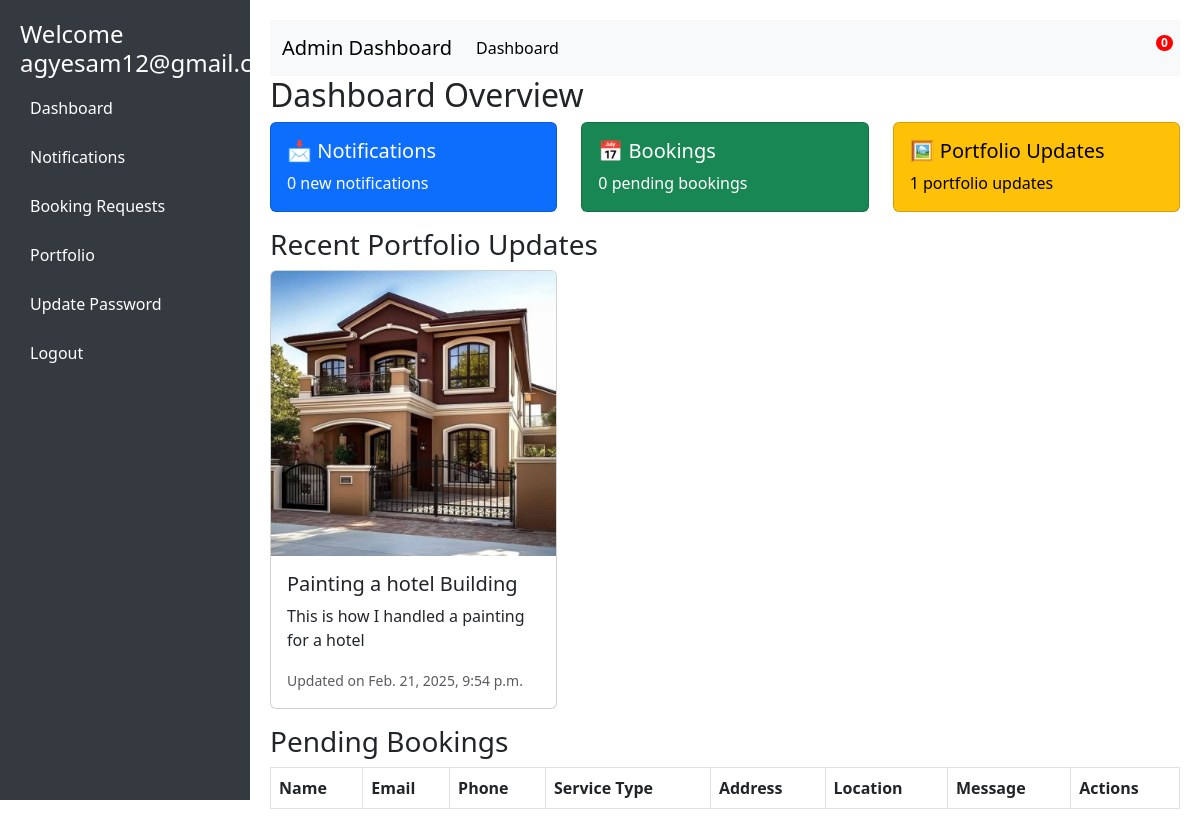
The app's page /admin_dashboard/ (signed in), older data.
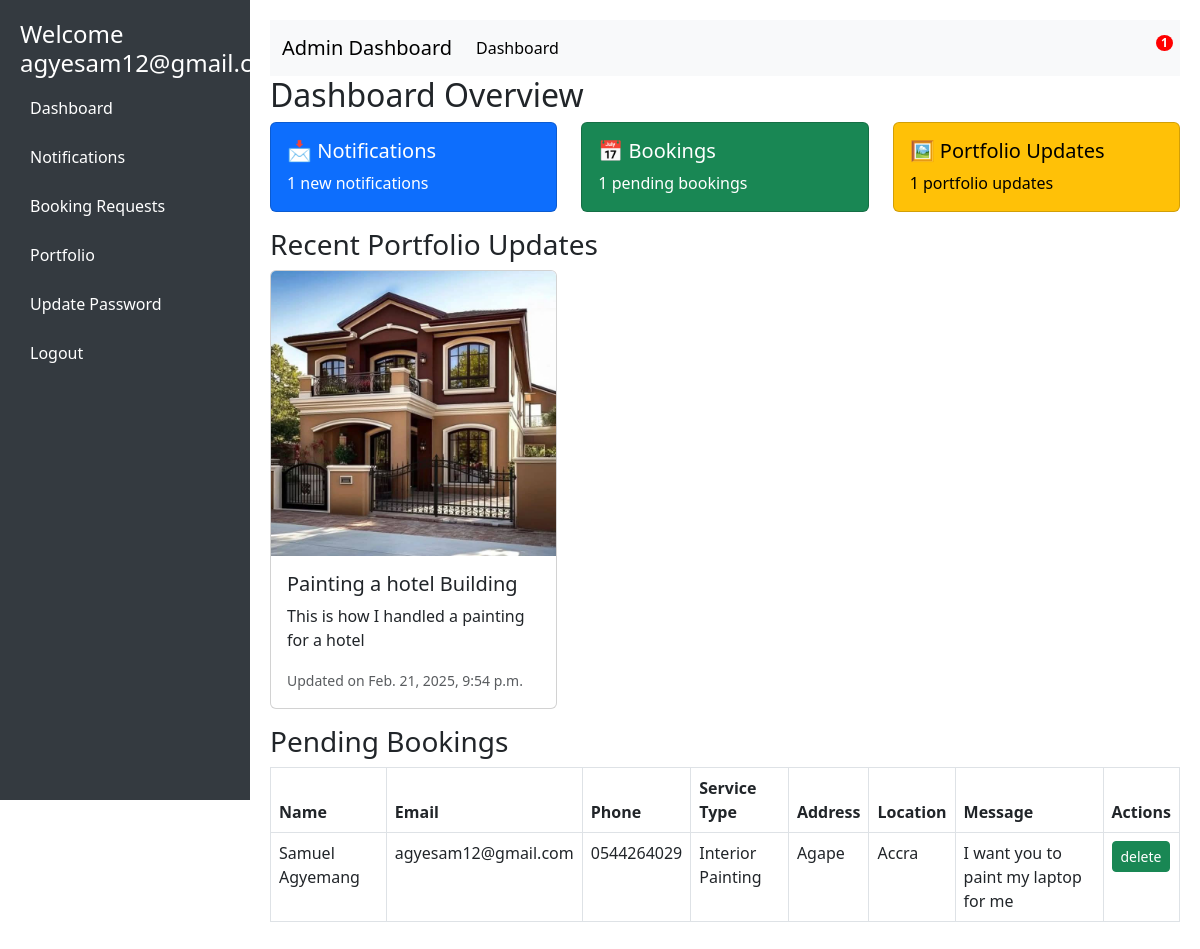
The same page, newer data.
### paint/models.py (models this page shows, shortened)
class User(AbstractUser):
    user_id = IntegerIDField(unique=True, editable=False, primary_key=True)
    full_name = models.CharField(max_length=60, null=True, blank=True)
    photo = ResizedImageField(size=[500, 500], default='media/user.jpg', upload_to='users/')
    phone_number = models.CharField(max_length=20, blank=False, null=True)
    address = models.CharField(max_length=255, blank=False, null=True)
    email = models.EmailField(blank=False, unique=True, null=True)
    is_user = models.BooleanField(default=False)
    is_worker = models.BooleanField(default=False)
    is_admin = models.BooleanField(default=False)
    is_verified = models.BooleanField(default=False)
    bio = CKEditor5Field(config_name='extends', max_length=200, blank=True, default="Hi there,...")
    otp = models.CharField(max_length=4, blank=True, null=True)
    USERNAME_FIELD = 'email'
    REQUIRED_FIELDS = ['username']

class Portfolio(models.Model):
    portfolio_id = IntegerIDField(unique=True, editable=False, primary_key=True)
    title = models.CharField(max_length=255)
    description = models.TextField()
    before_image = models.ImageField(upload_to='portfolio/before/')
    after_image = models.ImageField(upload_to='portfolio/after/')
    created_at = models.DateTimeField(auto_now_add=True)
    created_by = models.ForeignKey(User, on_delete=models.SET_NULL, null=True, blank=True, related_name='portfolios')

class ContactRequest(models.Model):
    contact_request_id = IntegerIDField(unique=True, editable=False, primary_key=True)
    name = models.CharField(max_length=255)
    email = models.EmailField()
    phone = models.CharField(max_length=15, blank=True, null=True)
    service_type = models.CharField(max_length=100, choices=BOOKING_SERVICE_TYPE, default='Cabinet Painting')
    address = models.CharField(max_length=200, null=True, blank=True)
    location = models.CharField(max_length=200, null=True, blank=True)
    message = models.TextField(null=True)
    created_at = models.DateTimeField(auto_now_add=True)

### paint/views.py (the view)
# urls.py: path('admin_dashboard/', views.admin_dashboard, name='admin_dashboard'),
@login_required
def admin_dashboard(request):
    if request.user.is_admin:
        messages.info(request, f"Welcome admin")
        total_notifications = Notification.objects.filter(user=request.user, is_read=False).count()
        pending_bookings = ContactRequest.objects.filter(service_type__in=[service[0] for service in BOOKING_SERVICE_TYPE])
        portfolio_updates = Portfolio.objects.all().order_by('-created_at')[:10]  # Fetch the latest 10 portfolio updates
        context = {
            'total_notifications': total_notifications,
            'pending_bookings': pending_bookings,
            'portfolio_updates': portfolio_updates,
        }
    else:
        messages.info(request, f"You are not allowed to access this page ..")
        return redirect('signin')
    return render(request, 'admin_dashboard.html',context)

### paint/templates/admin_dashboard.html (shortened to what this page needs)
<!DOCTYPE html>
<html lang="en">
<head>
    <link href="https://cdn.jsdelivr.net/npm/bootstrap@5.3.0/dist/css/bootstrap.min.css" rel="stylesheet">
</head>
<body>
    <div class="sidebar">
        <h4>Welcome {{request.user.email}}</h4>
        <a href="#dashboard">Dashboard</a>
        <a href="{% url 'DisplayNotifications' %}">Notifications</a>
        <a href="{% url 'booking_requests' %}">Booking Requests</a>
        <a href="{% url 'portfolio_lists' %}">Portfolio</a>
        <a href="{% url 'update_password' %}">Update Password</a>
        <a href="{% url 'signout' %}">Logout</a>
    </div>
    <div class="content">
        <nav class="navbar navbar-expand-lg navbar-light bg-light">
            <div class="container-fluid">
                <a class="navbar-brand" href="#">Admin Dashboard</a>
                <div class="collapse navbar-collapse" id="navbarSupportedContent">
                    <ul class="navbar-nav me-auto mb-2 mb-lg-0">
                        <li class="nav-item">
                            <a class="nav-link active" aria-current="page" href="#">Dashboard</a>
                        </li>
                    </ul>
                    <ul class="navbar-nav ms-auto mb-2 mb-lg-0">
                        <li class="nav-item">
                            <a class="nav-link position-relative notification-icon" href="{% url 'DisplayNotifications' %}">
                                <span class="badge">{{ total_notifications }}</span>
                            </a>
                        </li>
                    </ul>
                </div>
            </div>
        </nav>
        <h2 id="dashboard">Dashboard Overview</h2>
        <div class="row">
            <div class="col-md-4">
                <div class="card text-bg-primary mb-3">
                    <div class="card-body">
                        <h5 class="card-title">📩 Notifications</h5>
                        <p class="card-text">{{ total_notifications }} new notifications</p>
                    </div>
                </div>
            </div>
            <div class="col-md-4">
                <div class="card text-bg-success mb-3">
                    <div class="card-body">
                        <h5 class="card-title">📅 Bookings</h5>
                        <p class="card-text">{{ pending_bookings.count }} pending bookings</p>
                    </div>
                </div>
            </div>
            <div class="col-md-4">
                <div class="card text-bg-warning mb-3">
                    <div class="card-body">
                        <h5 class="card-title">🖼 Portfolio Updates</h5>
                        <p class="card-text">{{ portfolio_updates.count }} portfolio updates</p>
                    </div>
                </div>
            </div>
        </div>
        <h3 id="portfolio">Recent Portfolio Updates</h3>
        <div class="row">
            {% for update in portfolio_updates %}
            <div class="col-md-4 mb-3">
                <div class="card">
                    <img src="{{ update.after_image.url }}" class="card-img-top" alt="{{ update.title }}">
                    <div class="card-body">
                        <h5 class="card-title">{{ update.title }}</h5>
                        <p class="card-text">{{ update.description }}</p>
                        <p class="card-text"><small class="text-muted">Updated on {{ update.created_at }}</small></p>
                    </div>
                </div>
            </div>
            {% endfor %}
        </div>
        <h3 id="bookings">Pending Bookings</h3>
        <table class="table table-bordered">
            <thead>
                <tr>
                    <th>Name</th>
                    <th>Email</th>
                    <th>Phone</th>
                    <th>Service Type</th>
                    <th>Address</th>
                    <th>Location</th>
                    <th>Message</th>
                    <th>Actions</th>
                </tr>
            </thead>
            <tbody>
                {% for booking in pending_bookings %}
                <tr>
                    <td>{{ booking.name }}</td>
                    <td>{{ booking.email }}</td>
                    <td>{{ booking.phone }}</td>
                    <td>{{ booking.service_type }}</td>
                    <td>{{ booking.address }}</td>
                    <td>{{ booking.location }}</td>
                    <td>{{ booking.message }}</td>
                    <td>
                        <a href="#" class="btn btn-success btn-sm">delete</a>
                    </td>
                </tr>
                {% endfor %}
            </tbody>
        </table>
    </div>
</body>
</html>

### paint/templates/admin_dashboard.html (style rules this page uses)
body { display: flex; }
.sidebar { width: 250px; height: 100vh; background: #343a40; color: white; padding: 20px; position: fixed; }
.sidebar a { color: white; text-decoration: none; display: block; padding: 10px; margin: 5px 0; }
.content { margin-left: 250px; padding: 20px; width: 100%; }
.notification-icon { position: relative; }
.notification-icon .badge { position: absolute; top: -5px; right: -5px; background-color: #ff0000; color: #ffffff; padding: 2px 5px; border-radius: 50%; }

Row changes from the older to the newer data that the page shows:
added ContactRequest: name "Samuel Agyemang", email "agyesam12@gmail.com", phone "0544264029", service_type "Interior Painting", address "Agape", location "Accra", message "I want you to paint my laptop for me"
Text that changed along with them:
{{ total_notifications }}: "0" → "1"
{{ pending_bookings.count }}: "0" → "1"
